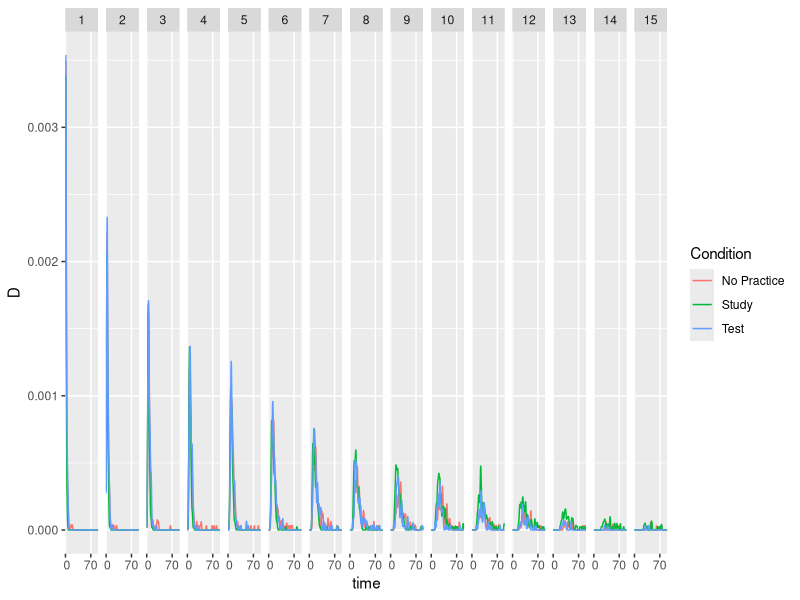

Generate this figure with R:
df <-read.csv('CFRss.csv')
library(ggplot2)
library(dplyr)
dedup <- function(a,b) { 
  if (any(is.na(a))) {
    a[!is.na(a)] <- 1:length(a[!is.na(a)])
  }
  return(a)
}
df[,c('sub_num','class')] <- lapply(df[,c('sub_num','class')],factor)
df <- df %>% group_by(sub_num) %>% 
  mutate(abs_list =rep(1:12,as.vector(table(list,phase)[,2:1][table(list,phase)[,2:1]>0])))
df <- df %>% group_by(sub_num, abs_list)   %>% 
  mutate(CRT = cumsum(RT[!is.nan(RT)]), 
         practice = practice[1],
         order = 1:length(order),
         Nrecalled = sum(score %in% c(0,1))) 
df$order[df$score ==2] <- NA
df <- df %>% group_by(sub_num,abs_list) %>%
  mutate(order = dedup(order,score)) %>% 
  ungroup() %>% 
  arrange(desc(phase),practice)
df$score <- factor(df$score, levels = c(0,1))
df <- df %>% ungroup() %>% arrange(sub_num,practice)
df2 <- df %>% filter(score %in% 1) %>% group_by(sub_num,abs_list) %>% 
  mutate(N=factor(1:n()),
         grpSz = n()) 
df3 <-expand.grid(class=levels(df2$class), N= levels(df2$N), time = seq(.1,90,.1),D=NA)
for (i in unique(df2$class)){
  for(j in unique(df2$N)){
  D <- density(df2$CRT[df2$class==i & df2$N==j],bw=1,n=900,from=.1,to=90)$y
  D <-D/sum(D)
  D<-(sum(df2$class==i & df2$N==j)/(34*4)) * D
  df3$D[df3$class==i & df3$N==j] <- D
  }
}
df3 <- df3 %>% group_by(class) %>% 
  mutate(D = D/sum(D))

ggplot(df3,aes(x=time,y=D,color=class))+
  geom_line() +
  facet_grid(.~N) + 
  scale_x_discrete(limits=c(0,70)) + 
  scale_color_discrete("Condition",labels=c("No Practice", "Study", "Test"))
# df4 <- df2 %>% group_by(class,N) %>% 
#   summarise(herp = n())
